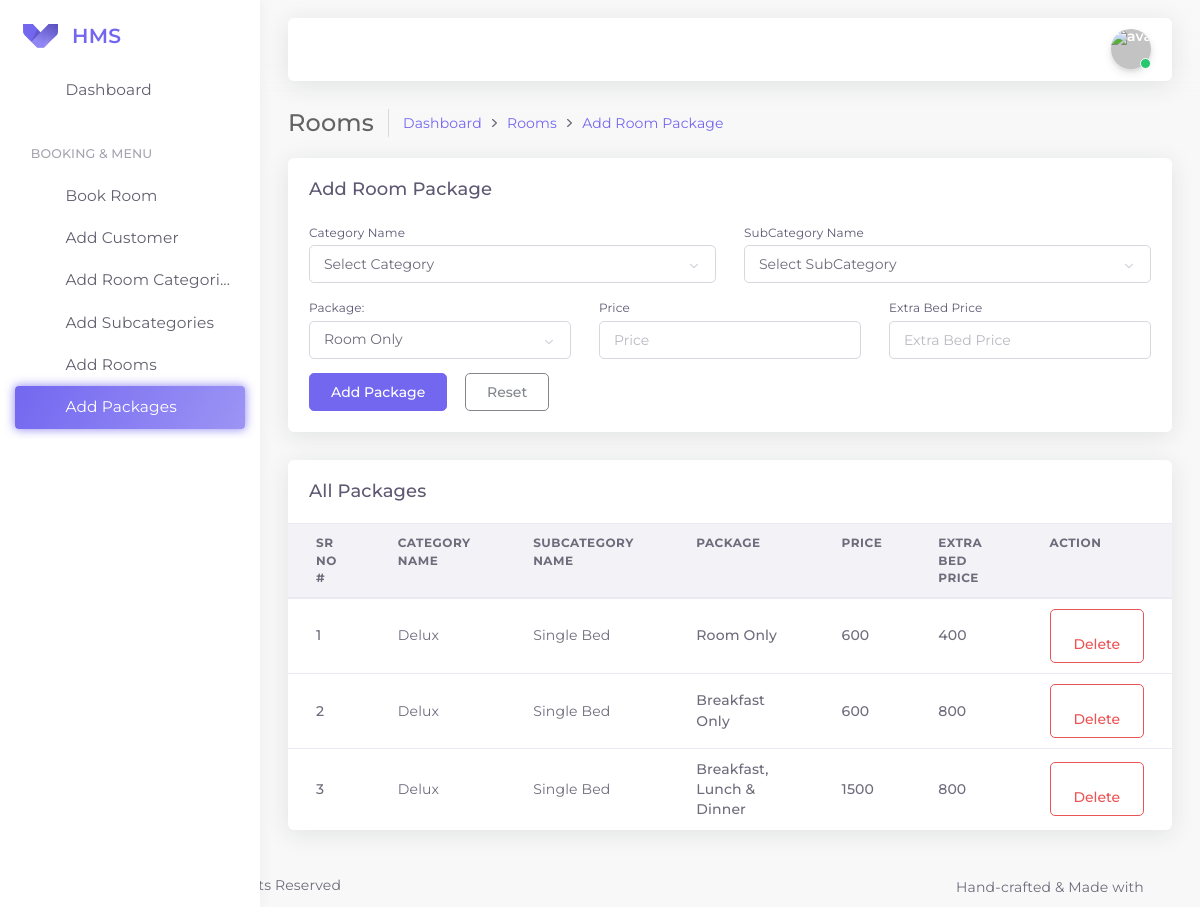
Page /themes/pages/addpackage.php on the earlier database version.
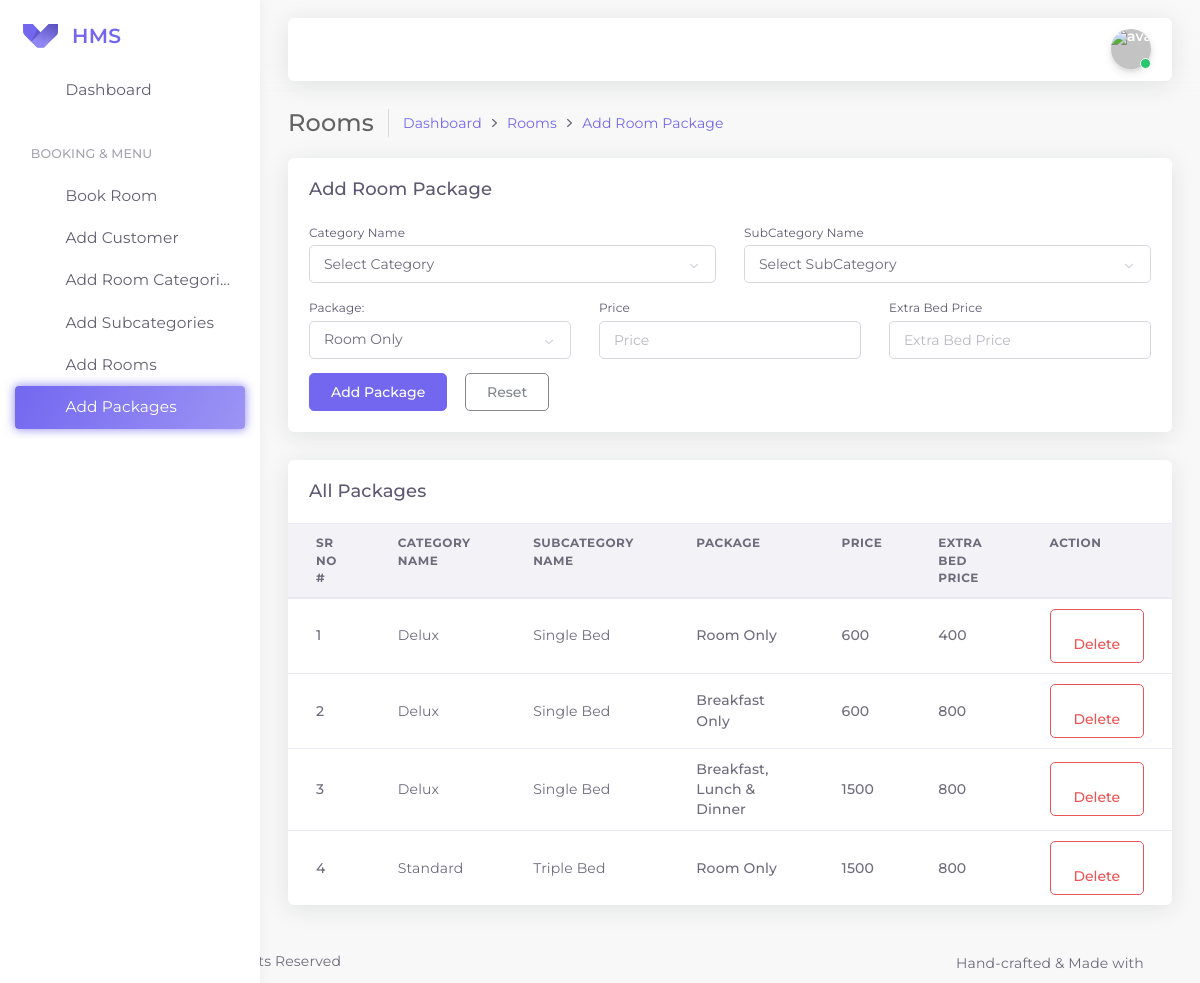
Same page on the later database version.
### tables this page shows
CREATE TABLE `hms_packages` (
  `pack_id` int(11) NOT NULL,
  `catid` int(11) NOT NULL,
  `subcatid` int(11) NOT NULL,
  `pack_name` varchar(200) NOT NULL,
  `extra_bed` varchar(50) NOT NULL,
  `price` varchar(50) NOT NULL,
  `created_at` datetime NOT NULL DEFAULT current_timestamp()
);

CREATE TABLE `hms_rooms_categories` (
  `rcid` int(11) NOT NULL,
  `category_name` varchar(100) NOT NULL,
  `created_at` datetime NOT NULL DEFAULT current_timestamp()
);

CREATE TABLE `hms_rooms_subcategories` (
  `subcatid` int(11) NOT NULL,
  `name` varchar(100) NOT NULL,
  `created_at` datetime NOT NULL DEFAULT current_timestamp()
);

### app-assets/classes/Rooms.php (called while the page is built, shortened)
<?php
class Rooms
{
    protected $conn;
    public function __construct($conn)
    {
        $this->conn = $conn;
    }
    public function get_room_categories()
    {
        $stmt = $this->conn->prepare("SELECT * FROM hms_rooms_categories");
        $stmt->execute();
        $stmt->setFetchMode(PDO::FETCH_ASSOC);
        $categories = $stmt->fetchAll();
        if ($categories) {
            return $categories;
        } else {
            return false;
        }
    }
    public function get_all_subcategories()
    {
        $stmt = $this->conn->prepare("SELECT * FROM hms_rooms_subcategories");
        $stmt->execute();
        $stmt->setFetchMode(PDO::FETCH_ASSOC);
        $subcategories = $stmt->fetchAll();
        if ($subcategories) {
            return $subcategories;
        } else {
            return false;
        }
    }
    public function get_all_packages()
    {
        $stmt = $this->conn->prepare("SELECT * FROM hms_packages");
        $stmt->execute();
        $stmt->setFetchMode(PDO::FETCH_ASSOC);
        $packages = $stmt->fetchAll();
        if ($packages) {
            return $packages;
        } else {
            return false;
        }
    }
}

### app-assets/includes/getpackages.php (the view, shortened to what this page needs)
<?php
$db = new DbConnect;
$conn = $db->DbConnection();
$rooms = new Rooms($conn);
$categories = $rooms->get_room_categories();
$subcategories = $rooms->get_all_subcategories();
$packages = $rooms->get_all_packages();
function searchcatename($catid, $catearray)
{
    foreach ($catearray as $categ) {
        if ($categ['rcid'] == $catid) {
            return $categ["category_name"];
        }
    }
    return null;
}
function searchsubcatename($subcatid, $subcatearray)
{
    foreach ($subcatearray as $categ) {
        if ($categ['subcatid'] == $subcatid) {
            return $categ["name"];
        }
    }
    return null;
}
?>
<div class="row" id="basic-table">
    <div class="col-12">
        <div class="card">
            <div class="card-header">
                <h4 class="card-title">All Packages</h4>
            </div>
            <div class="table-responsive">
                <table class="table">
                    <thead>
                        <tr>
                            <th>Sr No #</th>
                            <th>Category Name</th>
                            <th>SubCategory Name</th>
                            <th>Package</th>
                            <th>Price</th>
                            <th>Extra Bed Price</th>
                            <th>Action</th>
                        </tr>
                    </thead>
                    <tbody>
                        <?php
                        if ($packages) {
                            $i = 1;
                            foreach ($packages as $package) {
                                echo '<tr>
                            <td>
                                <span class="font-weight-bold">' . $i . '</span>
                            </td>
                            <td>' . searchcatename($package["catid"], $categories) . '</td>
                            <td>' . searchsubcatename($package["subcatid"], $subcategories) . '</td>
                            <td class="font-weight-bold">' . $package["pack_name"] . '</td>
                            <td class="font-weight-bold">' . $package["price"] . '</td>
                            <td class="font-weight-bold">' . $package["extra_bed"] . '</td>
                            <td>
                            <form>
                            <input type="hidden" value="' . $package["pack_id"] . '" name="pack_id">
                            <button type="button" class="btn btn-outline-danger btndelete" id="deletepackage">
                                <i data-feather="trash" class="mr-50"></i>
                                <span>Delete</span>
                            </button>
                            </form>
                            </td>
                        </tr>';
                                $i++;
                            }
                        } else {
                            echo "<tr><td class='p-1'> No Packages Found.</td><tr>";
                        }
                        ?>
                    </tbody>
                </table>
            </div>
        </div>
    </div>
</div>

Differences in the rows shown:
added hms_packages: catid.category_name "Standard", subcatid.name "Triple Bed", pack_name "Room Only", price "1500", extra_bed "800"
